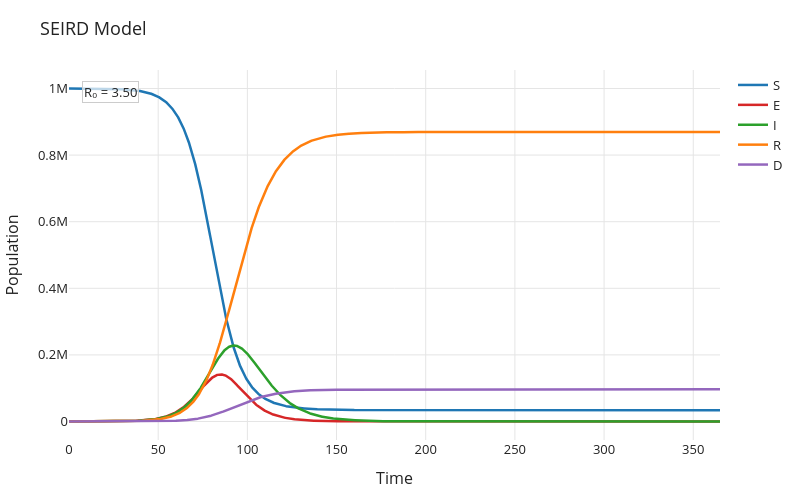

The notebook cell saved with this chart:
### Code cell
result_d.plot().show()

### Figure 1 — Plotly figure (JSON) as saved in the notebook; plotly's stock layout.template omitted (floating-point values rounded to 4 significant figures; data arrays with more than 128 entries replaced by an {"elided": "..."} marker saying what was removed)
{"data": [{"line": {"color": "#1f77b4", "width": 2.5}, "mode": "lines", "name": "S", "type": "scatter", "x": {"elided": "3650 float values"}, "y": {"elided": "3650 float values"}}, {"line": {"color": "#d62728", "width": 2.5}, "mode": "lines", "name": "E", "type": "scatter", "x": {"elided": "3650 float values"}, "y": {"elided": "3650 float values"}}, {"line": {"color": "#2ca02c", "width": 2.5}, "mode": "lines", "name": "I", "type": "scatter", "x": {"elided": "3650 float values"}, "y": {"elided": "3650 float values"}}, {"line": {"color": "#ff7f0e", "width": 2.5}, "mode": "lines", "name": "R", "type": "scatter", "x": {"elided": "3650 float values"}, "y": {"elided": "3650 float values"}}, {"line": {"color": "#9467bd", "width": 2.5}, "mode": "lines", "name": "D", "type": "scatter", "x": {"elided": "3650 float values"}, "y": {"elided": "3650 float values"}}], "layout": {"annotations": [{"bgcolor": "rgba(255,255,255,0.7)", "bordercolor": "#cccccc", "borderwidth": 1, "font": {"color": "#222222", "size": 13}, "showarrow": false, "text": "R₀ = 3.50", "x": 0.02, "xref": "paper", "y": 0.97, "yref": "paper"}], "font": {"color": "#222222", "size": 13}, "height": 500, "legend": {"bgcolor": "rgba(0,0,0,0)", "visible": true}, "margin": {"b": 60, "l": 60, "r": 30, "t": 70}, "paper_bgcolor": "#ffffff", "plot_bgcolor": "#ffffff", "title": {"text": "SEIRD Model"}, "width": 800, "xaxis": {"color": "#222222", "gridcolor": "#e5e5e5", "showgrid": true, "title": {"text": "Time"}, "zeroline": false}, "yaxis": {"color": "#222222", "gridcolor": "#e5e5e5", "showgrid": true, "title": {"text": "Population"}, "zeroline": false}}}
